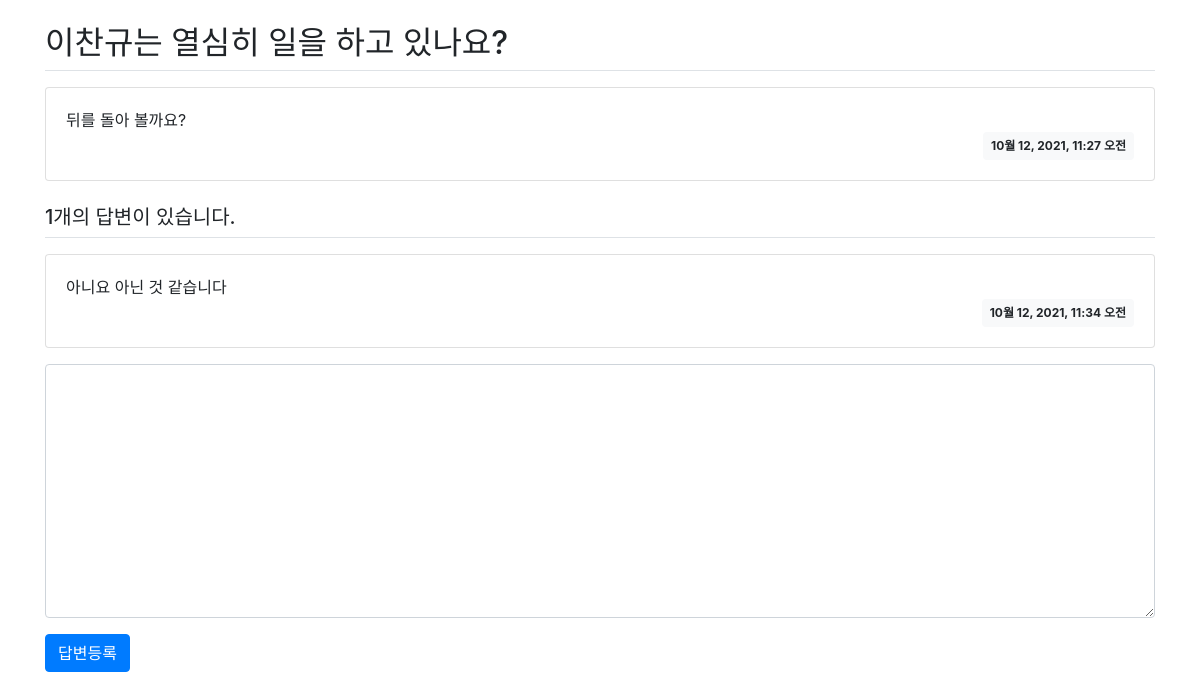
The app's page /pybo/4/ with its own data.
### pybo/models.py (models this page shows, shortened)
class Question(models.Model):
    subject = models.CharField(max_length=200)
    content = models.TextField()
    create_date = models.DateTimeField()

class Answer(models.Model):
    question = models.ForeignKey(Question, on_delete=models.CASCADE)
    content = models.TextField()
    create_date = models.DateTimeField()

### pybo/views.py (the view)
# urls.py: path('<int:question_id>/', views.detail, name = 'detail'),
def detail(request, question_id):
    question = get_object_or_404(Question, pk=question_id)
    context = {'question': question}
    return render(request, 'pybo/question_detail.html', context)

### templates/pybo/question_detail.html (shortened to what this page needs)
{% extends 'base.html' %}
{% block content %}
<div class="container my-3">
    <h2 class="border-bottom py-2">{{ question.subject }}</h2>
    <div class="card my-3">
        <div class="card-body">
            <div class="card-text" style="white-space: pre-line;">{{ question.content }}</div>
            <div class="d-flex justify-content-end">
                <div class="badge badge-light p-2">
                    {{ question.create_date }}
                </div>
            </div>
        </div>
    </div>
    <h5 class="border-bottom my-3 py-2">{{question.answer_set.count}}개의 답변이 있습니다.</h5>
    {% for answer in question.answer_set.all %}
    <div class="card my-3">
        <div class="card-body">
            <div class="card-text" style="white-space: pre-line;">{{ answer.content }}</div>
            <div class="d-flex justify-content-end">
                <div class="badge badge-light p-2">
                    {{ answer.create_date }}
                </div>
            </div>
        </div>
    </div>
    {% endfor %}
    <form action="{% url 'pybo:answer_create' question.id %}" method="post" class="my-3">
        <div class="form-group">
            <textarea name="content" id="content" class="form-control" rows="10"></textarea>
        </div>
        <input type="submit" value="답변등록" class="btn btn-primary">
    </form>
</div>
{% endblock %}

### records on screen
Question: subject "이찬규는 열심히 일을 하고 있나요?", content "뒤를 돌아 볼까요?", create_date "10월 12, 2021, 11:27 오전", answer_set.count "1"
Answer: content "아니요 아닌 것 같습니다", create_date "10월 12, 2021, 11:34 오전"
